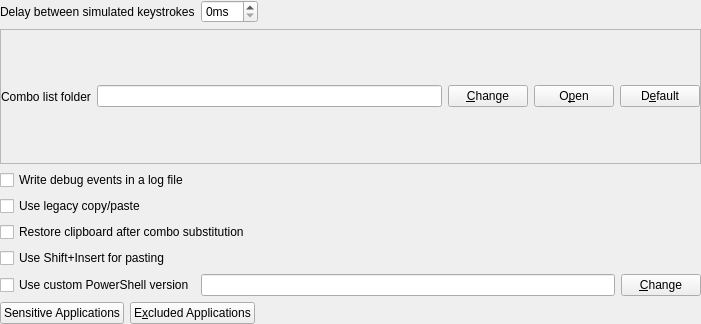
<?xml version="1.0" encoding="UTF-8"?>
<ui version="4.0">
 <class>PrefPaneAdvanced</class>
 <widget class="QFrame" name="PrefPaneAdvanced">
  <property name="geometry">
   <rect>
    <x>0</x>
    <y>0</y>
    <width>701</width>
    <height>324</height>
   </rect>
  </property>
  <property name="windowTitle">
   <string notr="true"/>
  </property>
  <layout class="QVBoxLayout" name="verticalLayout">
   <property name="leftMargin">
    <number>0</number>
   </property>
   <property name="topMargin">
    <number>0</number>
   </property>
   <property name="rightMargin">
    <number>0</number>
   </property>
   <property name="bottomMargin">
    <number>0</number>
   </property>
   <item>
    <layout class="QHBoxLayout" name="layout1">
     <item>
      <widget class="QLabel" name="labelDelayBetweenKeystrokes">
       <property name="text">
        <string>Delay between simulated keystrokes</string>
       </property>
      </widget>
     </item>
     <item>
      <widget class="QSpinBox" name="spinDelayBetweenKeystrokes">
       <property name="suffix">
        <string>ms</string>
       </property>
      </widget>
     </item>
     <item>
      <spacer name="spacer1">
       <property name="orientation">
        <enum>Qt::Horizontal</enum>
       </property>
       <property name="sizeHint" stdset="0">
        <size>
         <width>0</width>
         <height>20</height>
        </size>
       </property>
      </spacer>
     </item>
    </layout>
   </item>
   <item>
    <widget class="QFrame" name="frameComboListFolder">
     <property name="minimumSize">
      <size>
       <width>0</width>
       <height>0</height>
      </size>
     </property>
     <property name="frameShape">
      <enum>QFrame::StyledPanel</enum>
     </property>
     <property name="frameShadow">
      <enum>QFrame::Raised</enum>
     </property>
     <layout class="QHBoxLayout" name="horizontalLayout_3">
      <property name="leftMargin">
       <number>0</number>
      </property>
      <property name="topMargin">
       <number>0</number>
      </property>
      <property name="rightMargin">
       <number>0</number>
      </property>
      <property name="bottomMargin">
       <number>0</number>
      </property>
      <item>
       <widget class="QLabel" name="labelComboListFolder">
        <property name="text">
         <string>Combo list folder</string>
        </property>
       </widget>
      </item>
      <item>
       <widget class="QLineEdit" name="editComboListFolder">
        <property name="readOnly">
         <bool>true</bool>
        </property>
       </widget>
      </item>
      <item>
       <widget class="QPushButton" name="buttonChangeComboListFolder">
        <property name="text">
         <string>&amp;Change</string>
        </property>
       </widget>
      </item>
      <item>
       <widget class="QPushButton" name="buttonOpenComboListFolder">
        <property name="text">
         <string>O&amp;pen</string>
        </property>
       </widget>
      </item>
      <item>
       <widget class="QPushButton" name="buttonResetComboListFolder">
        <property name="text">
         <string>D&amp;efault</string>
        </property>
       </widget>
      </item>
     </layout>
    </widget>
   </item>
   <item>
    <widget class="QCheckBox" name="checkWriteDebugLogFile">
     <property name="text">
      <string>Write debug events in a log file</string>
     </property>
    </widget>
   </item>
   <item>
    <widget class="QCheckBox" name="checkUseLegacyCopyPaste">
     <property name="text">
      <string>Use legacy copy/paste</string>
     </property>
    </widget>
   </item>
   <item>
    <widget class="QCheckBox" name="checkRestoreClipboardAfterSubstitution">
     <property name="text">
      <string>Restore clipboard after combo substitution</string>
     </property>
    </widget>
   </item>
   <item>
    <widget class="QCheckBox" name="checkUseShiftInsertForPasting">
     <property name="text">
      <string>Use Shift+Insert for pasting</string>
     </property>
    </widget>
   </item>
   <item>
    <layout class="QHBoxLayout" name="layout2">
     <item>
      <widget class="QCheckBox" name="checkUseCustomPowershellVersion">
       <property name="text">
        <string>Use custom PowerShell version</string>
       </property>
      </widget>
     </item>
     <item>
      <widget class="QLineEdit" name="editCustomPowerShellPath">
       <property name="readOnly">
        <bool>true</bool>
       </property>
      </widget>
     </item>
     <item>
      <widget class="QPushButton" name="buttonChangeCustomPowershellVersion">
       <property name="text">
        <string>&amp;Change</string>
       </property>
      </widget>
     </item>
    </layout>
   </item>
   <item>
    <layout class="QHBoxLayout" name="horizontalLayout_6">
     <item>
      <widget class="QPushButton" name="buttonSensitiveApplications">
       <property name="text">
        <string>Sensitive Applications</string>
       </property>
      </widget>
     </item>
     <item>
      <widget class="QPushButton" name="buttonExcludedApplications">
       <property name="text">
        <string>E&amp;xcluded Applications</string>
       </property>
      </widget>
     </item>
     <item>
      <spacer name="horizontalSpacer_7">
       <property name="orientation">
        <enum>Qt::Horizontal</enum>
       </property>
       <property name="sizeType">
        <enum>QSizePolicy::Expanding</enum>
       </property>
       <property name="sizeHint" stdset="0">
        <size>
         <width>0</width>
         <height>10</height>
        </size>
       </property>
      </spacer>
     </item>
    </layout>
   </item>
  </layout>
 </widget>
 <resources/>
 <connections/>
</ui>
